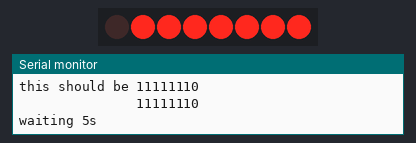
Bench run of a sketch on a simulated Arduino Uno, built with avr-gcc and run on an emulated ATmega328P. Shown: 8 shift-register outputs drawn as a row of LEDs (first output left, lit = HIGH), the last lines printed to the serial monitor. Wiring (inferred from the names in the program): shift register (74HC595): data pin 9; shift clock pin 7. Wiring (inferred from the signals the program sends): row of LEDs: on Q0, Q1, Q2, Q3, Q4, Q5, Q6, Q7.

Above: at 2.5 s.
At 7.5 s:
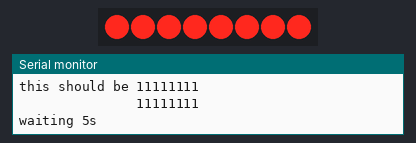
At 12.5 s:
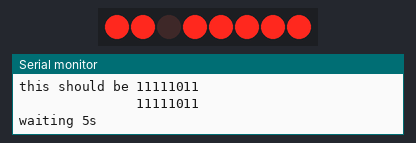
At 27.5 s:
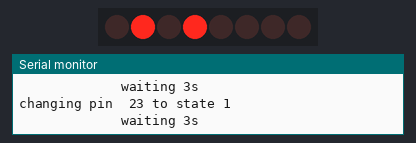
At 39.5 s:
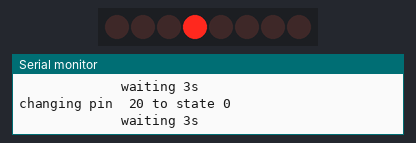
At 54.5 s:
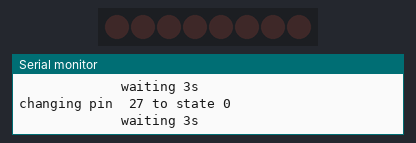
Timing chart, 0 to 64.4 s (numbered marks = the images above):
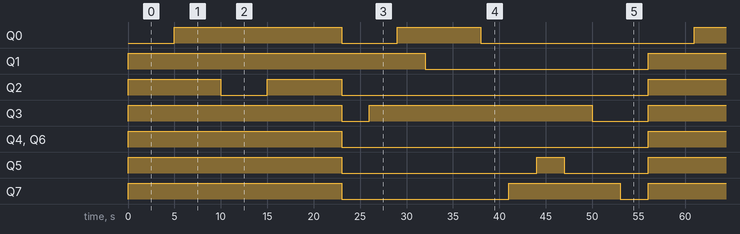

Measured:
- by itself, Q0: LOW → HIGH at 5.0 s, → LOW 18.0 s later, → HIGH 6.0 s later, → LOW 9.0 s later, … (9 changes in this stretch)
- by itself, Q1: alternates HIGH for 32.0 s and LOW for 24.0 s
- by itself, Q2: repeats every 56.0 s: LOW 5.0 s, HIGH 8.0 s, LOW 33.0 s, HIGH 10.0 s
- by itself, Q3: LOW → HIGH at 0.00 s, → LOW 23.0 s later, → HIGH 3.0 s later, → LOW 24.0 s later, … (9 changes in this stretch)
- by itself, Q4, Q6: alternates HIGH for 23.0 s and LOW for 33.0 s
- by itself, Q5: LOW → HIGH at 0.00 s, → LOW 23.0 s later, → HIGH 21.0 s later, → LOW 3.0 s later, … (9 changes in this stretch)
- by itself, Q7: LOW → HIGH at 0.00 s, → LOW 23.0 s later, → HIGH 18.0 s later, → LOW 12.0 s later, … (9 changes in this stretch)

The sketch:

bitMath_shiftOut_tests.pde
```cpp
//**************************************************************//
//  Name    : shiftOutCode, Hello World
//  Author  : Carlyn Maw,Tom Igoe, David A. Mellis
//  Date    : 25 Oct, 2006
//  Modified: 23 Mar 2010
//  Version : 2.0
//  Notes   : Code for using a 74HC595 Shift Register           //
//          : to count from 0 to 255
//****************************************************************

//Pin connected to ST_CP of 74HC595
int latchPin = 8;
//Pin connected to SH_CP of 74HC595
int clockPin = 7;
////Pin connected to DS of 74HC595
int dataPin = 9;

byte shifterState = 0;

//987 dlc

void setup() {
  Serial.begin(57600);
  //set pins to output so you can control the shift register
  pinMode(latchPin, OUTPUT);
  pinMode(clockPin, OUTPUT);
  pinMode(dataPin, OUTPUT);
}


void shiftIt(byte x) {
    digitalWrite(latchPin, LOW);
    shiftOut(dataPin, clockPin, MSBFIRST, x);
    digitalWrite(latchPin, HIGH);
}


void loop() {
  // count from 0 to 255 and display the number
  // on the LEDs
/*
  for (int numberToDisplay = 0; numberToDisplay < 256; numberToDisplay++) {
    // take the latchPin low so
    // the LEDs don't change while you're sending in bits:
    digitalWrite(latchPin, LOW);
    // shift out the bits:
    shiftOut(dataPin, clockPin, MSBFIRST, numberToDisplay);

    //take the latch pin high so the LEDs will light up:
    digitalWrite(latchPin, HIGH);
    // pause before next value:
    delay(500);
  }
*/
byte regState = B11111111;


  regState &= ~(1 << 0);
  Serial.print("this should be 11111110\n               ");
  Serial.println(regState, BIN);
  shiftIt(regState);
  Serial.println("waiting 5s");
  delay(5000);

  regState |= (1 << 0);
  Serial.print("this should be 11111111\n               ");
  Serial.println(regState, BIN);
  shiftIt(regState);
  Serial.println("waiting 5s");
  delay(5000);

  regState &= ~(1 << 2);
  Serial.print("this should be 11111011\n               ");
  Serial.println(regState, BIN);
  shiftIt(regState);
  Serial.println("waiting 5s");
  delay(5000);

  regState |= (1 << 2);
  Serial.print("this should be 11111111\n               ");
  Serial.println(regState, BIN);
  shiftIt(regState);
  Serial.println("waiting 5s");
  delay(5000);
  shifterState=0;
  digitalWriteShifted(13, HIGH);
  digitalWriteShifted(21, HIGH);
  digitalWriteShifted(23, HIGH);
  digitalWriteShifted(20, HIGH);
  digitalWriteShifted(21, LOW);
  digitalWriteShifted(13, LOW);
  digitalWriteShifted(20, LOW);
  digitalWriteShifted(27, HIGH);
  digitalWriteShifted(25, HIGH);
  digitalWriteShifted(25, LOW);
  digitalWriteShifted(23, LOW);
  digitalWriteShifted(27, LOW);

}


void digitalWriteShifted(uint8_t pin, boolean pinstate) {
  Serial.print("changing pin  ");
  Serial.print(pin, DEC);
  Serial.print(" to state ");
  Serial.println(pinstate, HEX);

  if ( pin < 20 ) {
    digitalWrite(pin, pinstate);
  } else {
    // Q0 on shift register = fake pin 20
    pin = pin - 20;

    if (pinstate) { //HIGH
      shifterState |= (1 << pin);
    } else { //LOW
      shifterState &= ~(1 << pin);
    }
    shiftIt(shifterState);
  }

  Serial.println("             waiting 3s");
  Serial.println();
  delay(3000);
}


/*
    y = (x >> n) & 1;    // n=0..15.  stores nth bit of x in y.  y becomes 0 or 1.

    x &= ~(1 << n);      // forces nth bit of x to be 0.  all other bits left alone.

    x &= (1<<(n+1))-1;   // leaves alone the lowest n bits of x; all higher bits set to 0.

    x |= (1 << n);       // forces nth bit of x to be 1.  all other bits left alone.

    x ^= (1 << n);       // toggles nth bit of x.  all other bits left alone.

    x = ~x;              // toggles ALL the bits in x.

*/
```
